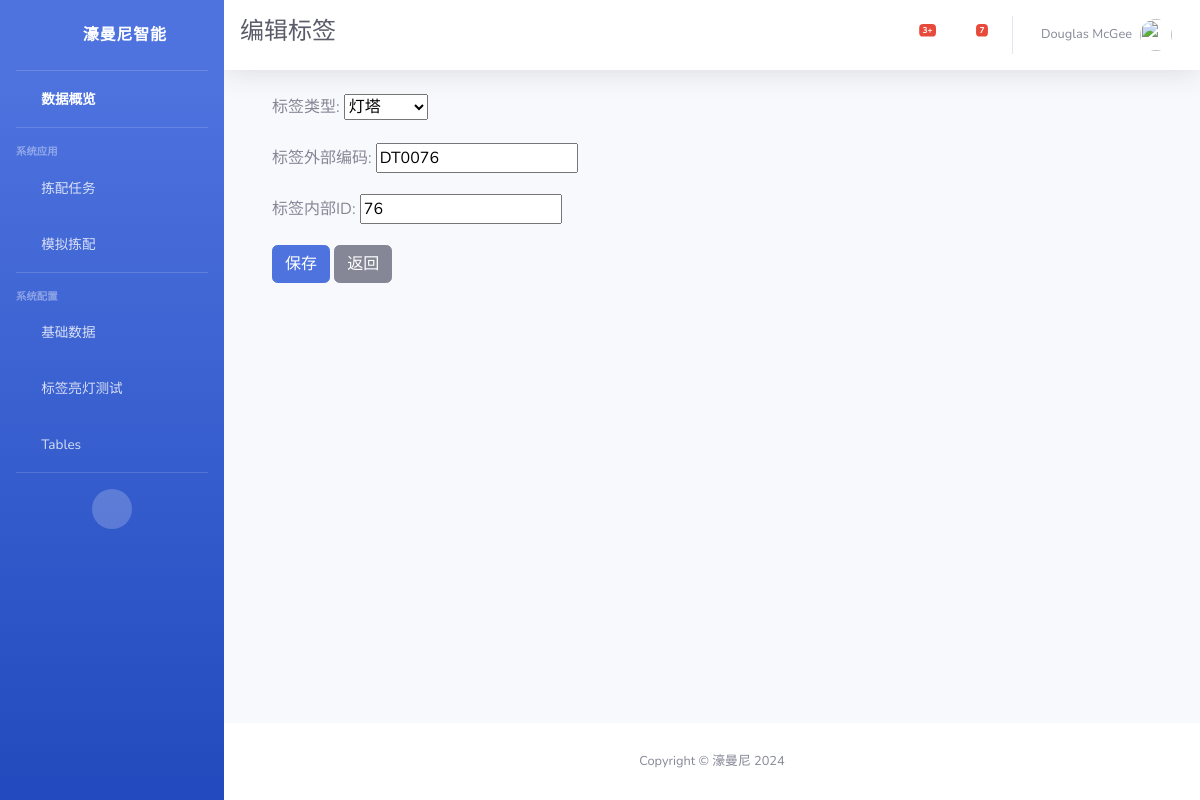
Page /ptl/labels/update/1/ on the committed database.
### ptl/models.py (models this page shows, shortened)
class Label(models.Model):
    type = models.CharField(max_length=50, blank=True, null=True, verbose_name='标签类型',
                            choices=(('section', '灯塔'), ('node', '标签')))
    code = models.CharField(max_length=50, blank=True, null=True, verbose_name='标签外部编码')
    internal_id = models.IntegerField(blank=True, null=True, unique=True, verbose_name='标签内部ID')
    create_time = models.DateTimeField(auto_now_add=True, verbose_name='创建时间')
    update_time = models.DateTimeField(auto_now=True, verbose_name='更新时间')
    class Meta:
        verbose_name = '标签信息'
        verbose_name_plural = verbose_name

### ptl/views.py (the view)
# urls.py: path('labels/update/<int:pk>/', LabelUpdateView.as_view(), name='label_update'),
class LabelUpdateView(UpdateView):
    model = Label
    form_class = LabelForm
    template_name = 'ptl/label_form.html'
    success_url = reverse_lazy('ptl:label_list')
    extra_context = {"menu_title": "编辑标签"}

### ptl/forms.py
class LabelForm(forms.ModelForm):
    class Meta:
        model = Label
        fields = '__all__'

### ptl/templates/ptl/label_form.html (shortened to what this page needs)
{% extends "base.html" %}
{% block page_content %}
<div class="container mt-4">
    <form method="post">
        {{ form.as_p }}
        <button type="submit" class="btn btn-primary">保存</button>
        <a href="{% url 'ptl:label_list' %}" class="btn btn-secondary">返回</a>
    </form>
</div>
{% endblock %}

### rows in the picture
Label: type "灯塔", code "DT0076", internal_id "76"

### other values in the picture
{{ menu_title | default:'濠曼尼智能亮灯拣配系统' }} "编辑标签"
